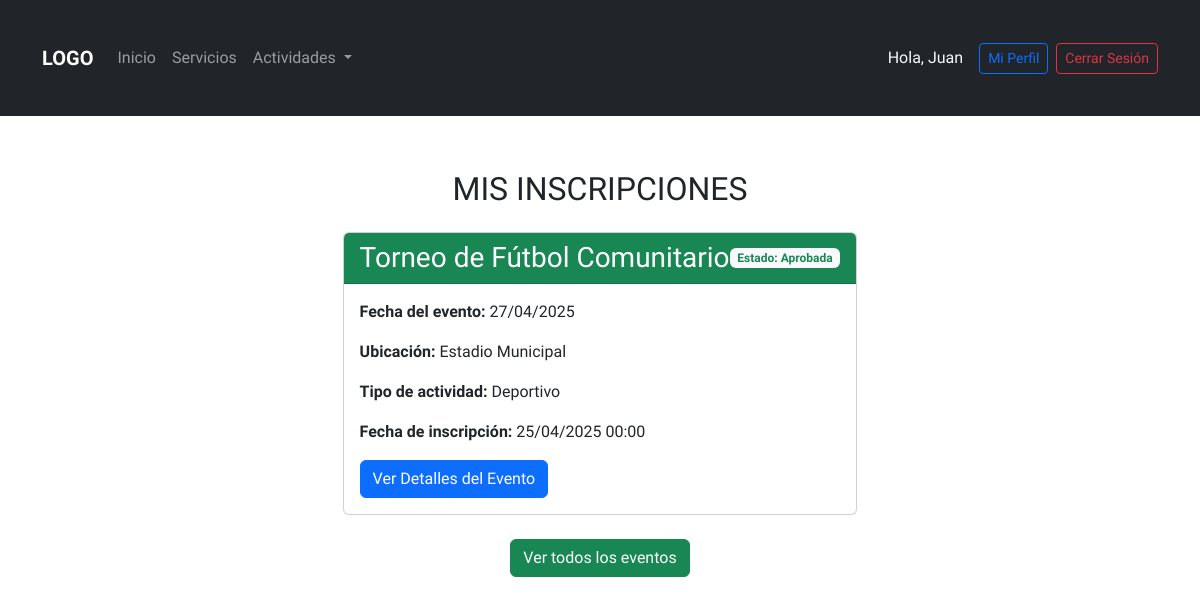
/inscripcion.php (signed in), run on the app's committed database.
### tables this page shows
CREATE TABLE `inscripciones` (
  `INSCRIPCION_ID` int(11) NOT NULL,
  `USUARIO_ID` int(11) DEFAULT NULL,
  `EVENTO_ID` int(11) DEFAULT NULL,
  `EQUIPO_ID` int(11) DEFAULT NULL,
  `FECHA` date DEFAULT NULL,
  `ESTADO` varchar(10) DEFAULT NULL
);

CREATE TABLE `eventos` (
  `EVENTO_ID` int(11) NOT NULL,
  `NOMBRE` varchar(100) DEFAULT NULL,
  `FECHA` date DEFAULT NULL,
  `UBICACION` varchar(255) DEFAULT NULL,
  `TIPO_ACTIVIDAD` varchar(100) DEFAULT NULL,
  `DESCRIPCION` varchar(255) DEFAULT NULL,
  `ORGANIZADOR_ID` int(11) DEFAULT NULL
);

### inscripcion.php (the view, shortened to what this page needs)
<?php
    require_once('functions/conexion.php');
    require_once('includes/header.php');
    require_once('includes/navbar.php');
?>
<main class="container mt-4">
    <section class="inscripciones">
        <h2 class="text-center mb-4">MIS INSCRIPCIONES</h2>
        <?php
        $query = "SELECT i.INSCRIPCION_ID, i.ESTADO, i.FECHA, e.EVENTO_ID, e.NOMBRE, e.FECHA as FECHA_EVENTO, e.UBICACION, e.TIPO_ACTIVIDAD
                  FROM inscripciones i
                  JOIN eventos e ON i.EVENTO_ID = e.EVENTO_ID
                  WHERE i.USUARIO_ID = ?
                  ORDER BY e.FECHA ASC";
        $stmt = $conexion->prepare($query);
        $usuario_id = $_SESSION['usuario']['USUARIOS_ID'];
        $stmt->bind_param("i", $usuario_id);
        $stmt->execute();
        $result = $stmt->get_result();
        if ($result->num_rows > 0) {
            while ($inscripcion = $result->fetch_assoc()) {
        ?>
            <div class="card mb-3">
                <div class="card-header <?php echo ($inscripcion['ESTADO'] == 'aprobada') ? 'bg-success text-white' : (($inscripcion['ESTADO'] == 'rechazada') ? 'bg-danger text-white' : 'bg-warning'); ?>">
                    <div class="d-flex justify-content-between align-items-center">
                        <h3 class="mb-0"><?php echo htmlspecialchars($inscripcion['NOMBRE']); ?></h3>
                        <span class="badge <?php echo ($inscripcion['ESTADO'] == 'aprobada') ? 'bg-light text-success' : (($inscripcion['ESTADO'] == 'rechazada') ? 'bg-light text-danger' : 'bg-light text-warning'); ?>">
                            Estado: <?php echo ucfirst(htmlspecialchars($inscripcion['ESTADO'])); ?>
                        </span>
                    </div>
                </div>
                <div class="card-body">
                    <p><strong>Fecha del evento:</strong> <?php echo date('d/m/Y', strtotime($inscripcion['FECHA_EVENTO'])); ?></p>
                    <p><strong>Ubicación:</strong> <?php echo htmlspecialchars($inscripcion['UBICACION']); ?></p>
                    <p><strong>Tipo de actividad:</strong> <?php echo htmlspecialchars($inscripcion['TIPO_ACTIVIDAD']); ?></p>
                    <p><strong>Fecha de inscripción:</strong> <?php echo date('d/m/Y H:i', strtotime($inscripcion['FECHA'])); ?></p>
                    <a href="detalle_evento.php?id=<?php echo $inscripcion['EVENTO_ID']; ?>" class="btn btn-primary">
                        Ver Detalles del Evento
                    </a>
                </div>
            </div>
        <?php
            }
        } else {
            echo '<div class="alert alert-info">No tienes inscripciones a eventos.</div>';
        }
        ?>
        <div class="text-center mt-4 mb-4">
            <a href="ver_eventos.php" class="btn btn-success">Ver todos los eventos</a>
        </div>
    </section>
</main>
<?php require_once('includes/footer.php'); ?>

### assets/css/styles.css (style rules this page uses)
* { text-decoration: none; list-style: none; font-family: "Work Sans", sans-serif; margin: 0; padding: 0; }

### assets/css/solicitudes.css (style rules this page uses)
body { font-family: Arial, sans-serif; margin: 0; padding: 0; background-color: #f5f5f5; }
.container { display: flex; justify-content: center; padding: 30px; }

### includes/header.php (style rules this page uses)
body { overflow-x: hidden; }

### data on the page
inscripciones: EVENTO_ID.NOMBRE "Torneo de Fútbol Comunitario", ESTADO "Aprobada", EVENTO_ID.FECHA "27/04/2025", EVENTO_ID.UBICACION "Estadio Municipal", EVENTO_ID.TIPO_ACTIVIDAD "Deportivo", FECHA "25/04/2025 00:00"

### other printed values
$_SESSION['usuario']['NOMBRE'] "Juan"
